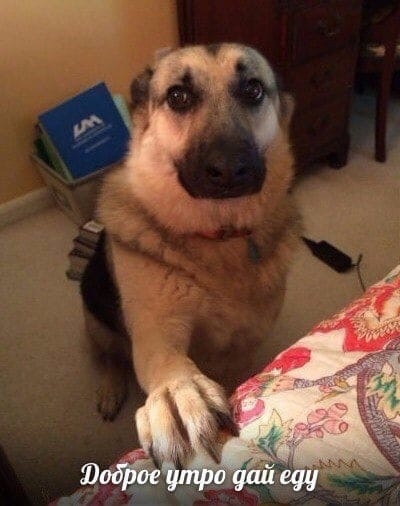
#> input picture 3lab/dog.jpg, 400 x 506 px
$ python task2.py
#> lines starting #> are read from the running program, lines starting #| are printed output that depends on the picture
import os
import sys
import numpy as np
from skimage import io, util, transform, exposure, filters
from skimage.util import random_noise
import matplotlib.pyplot as plt
from PIL import Image

def histogram_matplot(pic):
#> called with pic = 'dog.jpg'
    image = Image.open(pic)
#> image is the input picture: PIL image 400x506 RGB; mean R, G, B 111.2, 79.5, 61.9
    r, g, b = image.split()
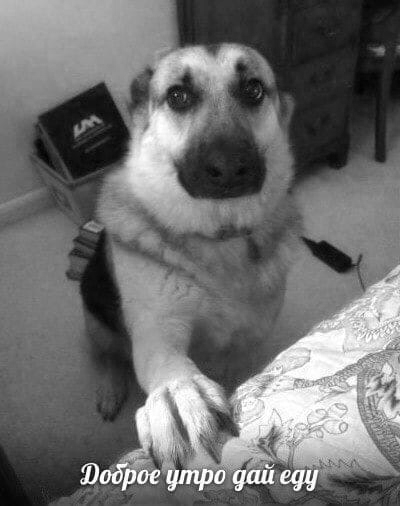
#> r: PIL image 400x506 L; min 0, max 255, mean 111.2
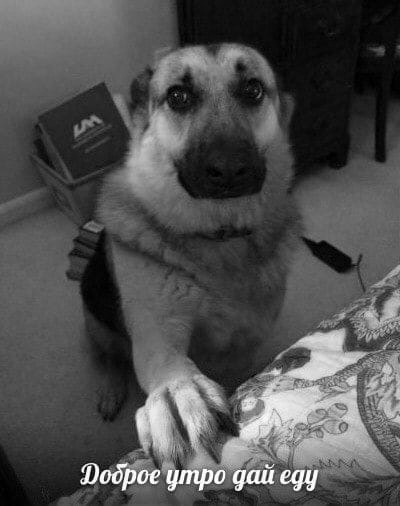
#> g: PIL image 400x506 L; min 0, max 255, mean 79.5
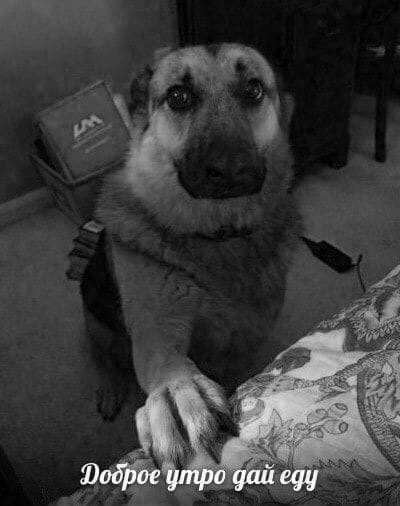
#> b: PIL image 400x506 L; min 0, max 255, mean 61.9
    # Создание гистограмм
    plt.figure(figsize=(10, 5))

    # Гистограмма для красного канала
    plt.subplot(1, 3, 1)
    plt.hist(r.getdata(), bins=256, color='red', alpha=0.7)
    plt.title('Красный канал')
    plt.xlim([0, 255])

    # Гистограмма для зеленого канала
    plt.subplot(1, 3, 2)
    plt.hist(g.getdata(), bins=256, color='green', alpha=0.7)
    plt.title('Зеленый канал')
    plt.xlim([0, 255])

    # Гистограмма для синего канала
    plt.subplot(1, 3, 3)
    plt.hist(b.getdata(), bins=256, color='blue', alpha=0.7)
    plt.title('Синий канал')
    plt.xlim([0, 255])

    # Настройка общего заголовка и отображение
    plt.suptitle('Гистограмма цветовых каналов изображения 1')
    plt.tight_layout()
    plt.show()
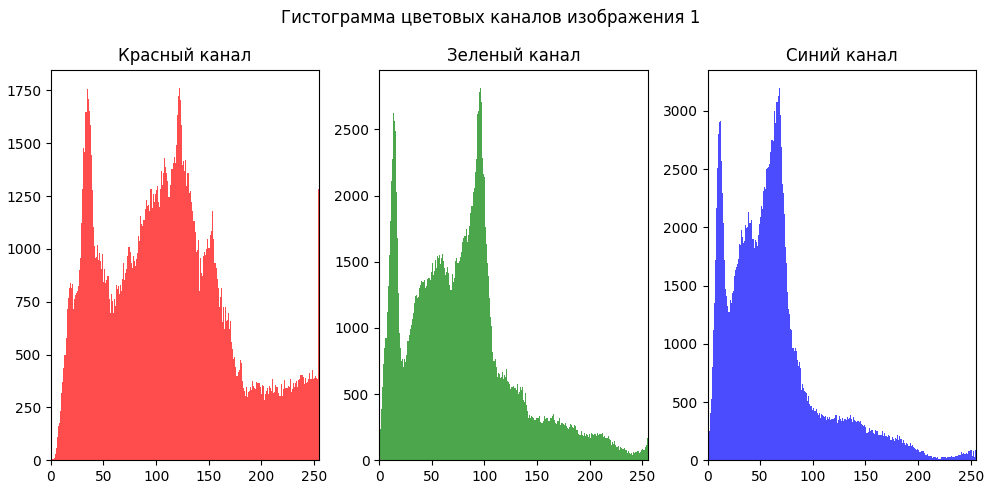
#> figure drawn by matplotlib, 3 panels; panel 1: tallest bar 1761 high, from x = 121.5 to 122.5; panel 2: tallest bar 2811 high, from x = 95.62 to 96.62; panel 3: tallest bar 3196 high, from x = 67.73 to 68.73

def histogram_skimage(pic):
#> called with pic = 'dog.jpg'
    image_path = pic
    image = io.imread(image_path)
    if image.ndim == 3:  # Цветное изображение
        # Разделение на цветовые каналы
        r = image[:, :, 0].ravel()
        g = image[:, :, 1].ravel()
        b = image[:, :, 2].ravel()

        # Создание гистограмм
        plt.figure(figsize=(10, 5))

        #для красного канала
        plt.subplot(1, 3, 1)
        plt.hist(r, bins=256, color='red', alpha=0.7)
        plt.title('Красный канал')
        plt.xlim([0, 255])

        #для зеленого канала
        plt.subplot(1, 3, 2)
        plt.hist(g, bins=256, color='green', alpha=0.7)
        plt.title('Зеленый канал')
        plt.xlim([0, 255])

        #для синего канала
        plt.subplot(1, 3, 3)
        plt.hist(b, bins=256, color='blue', alpha=0.7)
        plt.title('Синий канал')
        plt.xlim([0, 255])

    plt.suptitle('Гистограмма цветовых каналов изображения 2')
    plt.tight_layout()
    plt.show()
#> figure, not shown here; panel 1: tallest bar 1761 high, from x = 121.5 to 122.5; panel 2: tallest bar 2811 high, from x = 95.62 to 96.62; panel 3: tallest bar 3196 high, from x = 67.73 to 68.73

pict = 'dog.jpg'
histogram_matplot(pict)
histogram_skimage(pict)
